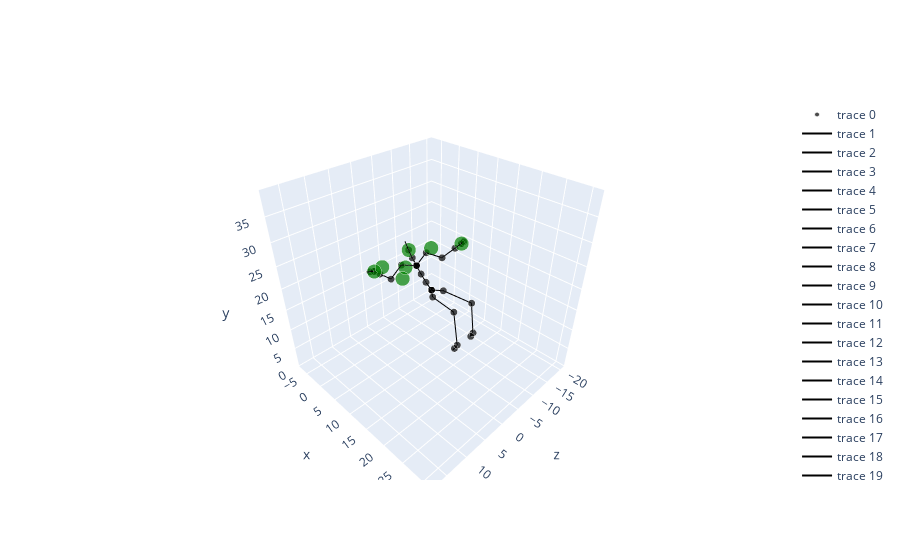

Here is the notebook cell this chart was saved with:
### Code cell
# Predict

frame_df = get_frames('87_03', frames=150)
X, y = frame_to_sample(frame_df)
prediction = sample_to_frame(X, linear_model(X))
prediction.index.name = 'joint'

# Plot

plot_pose(frame_df, prediction)

### Figure 1 — Plotly figure (JSON) as saved in the notebook; plotly's stock layout.template omitted (floating-point values rounded to 4 significant figures)
{"data": [{"hoverinfo": "skip", "hovertemplate": "%{text}", "marker": {"color": ["black", "black", "black", "black", "black", "black", "black", "black", "black", "black", "black", "black", "black", "black", "black", "black", "black", "black", "black", "black", "black", "black", "black", "black", "black", "black", "black", "black", "black", "black", "black"], "size": [5, 5, 5, 5, 5, 5, 5, 5, 5, 5, 5, 5, 5, 5, 5, 5, 5, 5, 5, 5, 5, 5, 5, 5, 5, 5, 5, 5, 5, 5, 5]}, "mode": "markers", "text": ["root", "lhipjoint", "lfemur", "ltibia", "lfoot", "ltoes", "rhipjoint", "rfemur", "rtibia", "rfoot", "rtoes", "lowerback", "upperback", "thorax", "lowerneck", "upperneck", "head", "lclavicle", "lhumerus", "lradius", "lwrist", "lhand", "lfingers", "lthumb", "rclavicle", "rhumerus", "rradius", "rwrist", "rhand", "rfingers", "rthumb"], "type": "scatter3d", "x": [-1.421, -1.421, -2.805, -3.025, -3.222, -1.849, -1.421, 0.05025, 1.3, 1.711, 1.541, -1.421, -1.351, -1.325, -1.376, -1.506, -1.785, -1.376, -4.677, -7.971, -10.7, -12.06, -12.76, -12.06, -1.376, 1.877, 5.338, 7.675, 8.844, 9.486, 8.844], "y": [11.97, 11.97, 13.7, 20.51, 21.13, 21.75, 11.97, 13.71, 20.18, 21.63, 20.83, 11.97, 10.54, 9.25, 7.984, 6.704, 5.415, 7.984, 7.24, 8.341, 9.249, 9.703, 9.641, 9.703, 7.984, 7.383, 8.42, 8.335, 8.293, 7.98, 8.293], "z": [19.81, 19.81, 19.82, 20.39, 13.68, 14.04, 19.81, 19.84, 20.54, 14.08, 12.65, 19.81, 20.93, 22.22, 23.52, 24.6, 25.69, 23.52, 24.64, 22.55, 23.98, 24.69, 24.8, 24.69, 23.52, 24.8, 23.83, 25.96, 27.02, 27.09, 27.02]}, {"hoverinfo": "skip", "hovertemplate": [null, "root", null], "line": {"color": "black"}, "mode": "lines", "type": "scatter3d", "x": [-1.421, -1.421, -1.421], "y": [11.97, 11.97, 11.97], "z": [19.81, 19.81, 19.81]}, {"hoverinfo": "skip", "hovertemplate": [null, "lhipjoint", null], "line": {"color": "black"}, "mode": "lines", "type": "scatter3d", "x": [-1.421, -2.113, -2.805], "y": [11.97, 12.83, 13.7], "z": [19.81, 19.82, 19.82]}, {"hoverinfo": "skip", "hovertemplate": [null, "lfemur", null], "line": {"color": "black"}, "mode": "lines", "type": "scatter3d", "x": [-2.805, -2.915, -3.025], "y": [13.7, 17.1, 20.51], "z": [19.82, 20.1, 20.39]}, {"hoverinfo": "skip", "hovertemplate": [null, "ltibia", null], "line": {"color": "black"}, "mode": "lines", "type": "scatter3d", "x": [-3.025, -3.123, -3.222], "y": [20.51, 20.82, 21.13], "z": [20.39, 17.03, 13.68]}, {"hoverinfo": "skip", "hovertemplate": [null, "lfoot", null], "line": {"color": "black"}, "mode": "lines", "type": "scatter3d", "x": [-3.222, -2.535, -1.849], "y": [21.13, 21.44, 21.75], "z": [13.68, 13.86, 14.04]}, {"hoverinfo": "skip", "hovertemplate": [null, "ltoes", null], "line": {"color": "black"}, "mode": "lines", "type": "scatter3d", "x": [-1.849, -1.625, -1.401], "y": [21.75, 21.82, 21.89], "z": [14.04, 14.36, 14.68]}, {"hoverinfo": "skip", "hovertemplate": [null, "rhipjoint", null], "line": {"color": "black"}, "mode": "lines", "type": "scatter3d", "x": [-1.421, -0.6852, 0.05025], "y": [11.97, 12.84, 13.71], "z": [19.81, 19.82, 19.84]}, {"hoverinfo": "skip", "hovertemplate": [null, "rfemur", null], "line": {"color": "black"}, "mode": "lines", "type": "scatter3d", "x": [0.05025, 0.6751, 1.3], "y": [13.71, 16.94, 20.18], "z": [19.84, 20.19, 20.54]}, {"hoverinfo": "skip", "hovertemplate": [null, "rtibia", null], "line": {"color": "black"}, "mode": "lines", "type": "scatter3d", "x": [1.3, 1.505, 1.711], "y": [20.18, 20.9, 21.63], "z": [20.54, 17.31, 14.08]}, {"hoverinfo": "skip", "hovertemplate": [null, "rfoot", null], "line": {"color": "black"}, "mode": "lines", "type": "scatter3d", "x": [1.711, 1.626, 1.541], "y": [21.63, 21.23, 20.83], "z": [14.08, 13.36, 12.65]}, {"hoverinfo": "skip", "hovertemplate": [null, "rtoes", null], "line": {"color": "black"}, "mode": "lines", "type": "scatter3d", "x": [1.541, 1.497, 1.453], "y": [20.83, 20.62, 20.41], "z": [12.65, 12.28, 11.92]}, {"hoverinfo": "skip", "hovertemplate": [null, "lowerback", null], "line": {"color": "black"}, "mode": "lines", "type": "scatter3d", "x": [-1.421, -1.386, -1.351], "y": [11.97, 11.25, 10.54], "z": [19.81, 20.37, 20.93]}, {"hoverinfo": "skip", "hovertemplate": [null, "upperback", null], "line": {"color": "black"}, "mode": "lines", "type": "scatter3d", "x": [-1.351, -1.338, -1.325], "y": [10.54, 9.893, 9.25], "z": [20.93, 21.57, 22.22]}, {"hoverinfo": "skip", "hovertemplate": [null, "thorax", null], "line": {"color": "black"}, "mode": "lines", "type": "scatter3d", "x": [-1.325, -1.35, -1.376], "y": [9.25, 8.617, 7.984], "z": [22.22, 22.87, 23.52]}, {"hoverinfo": "skip", "hovertemplate": [null, "lowerneck", null], "line": {"color": "black"}, "mode": "lines", "type": "scatter3d", "x": [-1.376, -1.441, -1.506], "y": [7.984, 7.344, 6.704], "z": [23.52, 24.06, 24.6]}, {"hoverinfo": "skip", "hovertemplate": [null, "upperneck", null], "line": {"color": "black"}, "mode": "lines", "type": "scatter3d", "x": [-1.506, -1.645, -1.785], "y": [6.704, 6.06, 5.415], "z": [24.6, 25.15, 25.69]}, {"hoverinfo": "skip", "hovertemplate": [null, "head", null], "line": {"color": "black"}, "mode": "lines", "type": "scatter3d", "x": [-1.785, -1.808, -1.83], "y": [5.415, 4.932, 4.449], "z": [25.69, 26.41, 27.13]}, {"hoverinfo": "skip", "hovertemplate": [null, "lclavicle", null], "line": {"color": "black"}, "mode": "lines", "type": "scatter3d", "x": [-1.376, -3.026, -4.677], "y": [7.984, 7.612, 7.24], "z": [23.52, 24.08, 24.64]}, {"hoverinfo": "skip", "hovertemplate": [null, "lhumerus", null], "line": {"color": "black"}, "mode": "lines", "type": "scatter3d", "x": [-4.677, -6.324, -7.971], "y": [7.24, 7.791, 8.341], "z": [24.64, 23.59, 22.55]}, {"hoverinfo": "skip", "hovertemplate": [null, "lradius", null], "line": {"color": "black"}, "mode": "lines", "type": "scatter3d", "x": [-7.971, -9.336, -10.7], "y": [8.341, 8.795, 9.249], "z": [22.55, 23.26, 23.98]}, {"hoverinfo": "skip", "hovertemplate": [null, "lwrist", null], "line": {"color": "black"}, "mode": "lines", "type": "scatter3d", "x": [-10.7, -11.38, -12.06], "y": [9.249, 9.476, 9.703], "z": [23.98, 24.34, 24.69]}, {"hoverinfo": "skip", "hovertemplate": [null, "lhand", null], "line": {"color": "black"}, "mode": "lines", "type": "scatter3d", "x": [-12.06, -12.41, -12.76], "y": [9.703, 9.672, 9.641], "z": [24.69, 24.75, 24.8]}, {"hoverinfo": "skip", "hovertemplate": [null, "lfingers", null], "line": {"color": "black"}, "mode": "lines", "type": "scatter3d", "x": [-12.76, -13.04, -13.31], "y": [9.641, 9.633, 9.625], "z": [24.8, 24.88, 24.95]}, {"hoverinfo": "skip", "hovertemplate": [null, "lthumb", null], "line": {"color": "black"}, "mode": "lines", "type": "scatter3d", "x": [-12.06, -12.38, -12.69], "y": [9.703, 9.663, 9.623], "z": [24.69, 24.95, 25.21]}, {"hoverinfo": "skip", "hovertemplate": [null, "rclavicle", null], "line": {"color": "black"}, "mode": "lines", "type": "scatter3d", "x": [-1.376, 0.2502, 1.877], "y": [7.984, 7.684, 7.383], "z": [23.52, 24.16, 24.8]}, {"hoverinfo": "skip", "hovertemplate": [null, "rhumerus", null], "line": {"color": "black"}, "mode": "lines", "type": "scatter3d", "x": [1.877, 3.607, 5.338], "y": [7.383, 7.902, 8.42], "z": [24.8, 24.31, 23.83]}, {"hoverinfo": "skip", "hovertemplate": [null, "rradius", null], "line": {"color": "black"}, "mode": "lines", "type": "scatter3d", "x": [5.338, 6.507, 7.675], "y": [8.42, 8.378, 8.335], "z": [23.83, 24.89, 25.96]}, {"hoverinfo": "skip", "hovertemplate": [null, "rwrist", null], "line": {"color": "black"}, "mode": "lines", "type": "scatter3d", "x": [7.675, 8.259, 8.844], "y": [8.335, 8.314, 8.293], "z": [25.96, 26.49, 27.02]}, {"hoverinfo": "skip", "hovertemplate": [null, "rhand", null], "line": {"color": "black"}, "mode": "lines", "type": "scatter3d", "x": [8.844, 9.165, 9.486], "y": [8.293, 8.136, 7.98], "z": [27.02, 27.05, 27.09]}, {"hoverinfo": "skip", "hovertemplate": [null, "rfingers", null], "line": {"color": "black"}, "mode": "lines", "type": "scatter3d", "x": [9.486, 9.755, 10.02], "y": [7.98, 7.884, 7.788], "z": [27.09, 27.13, 27.17]}, {"hoverinfo": "skip", "hovertemplate": [null, "rthumb", null], "line": {"color": "black"}, "mode": "lines", "type": "scatter3d", "x": [8.844, 9.197, 9.551], "y": [8.293, 8.24, 8.188], "z": [27.02, 27.23, 27.44]}, {"hoverinfo": "skip", "hovertemplate": "%{text}", "marker": {"color": "green", "size": [10, 10, 10, 10, 10, 10, 10]}, "mode": "markers", "text": ["lhand", "rhand", "head", "root", "thorax", "lhumerus", "rhumerus"], "type": "scatter3d", "x": [-12.06, 8.844, -1.785, -2.184, -1.981, -7.662, 4.054], "y": [9.703, 8.293, 5.415, 2.794, 4.046, 5.565, 4.403], "z": [24.69, 27.02, 25.69, 17.69, 21.05, 23.77, 24.01]}], "layout": {"scene": {"aspectmode": "cube", "xaxis": {"range": [-21.42, 18.58], "title": {"text": "z"}}, "yaxis": {"range": [-8.032, 31.97], "title": {"text": "x"}}, "zaxis": {"range": [-0.1889, 39.81], "title": {"text": "y"}}}}}
